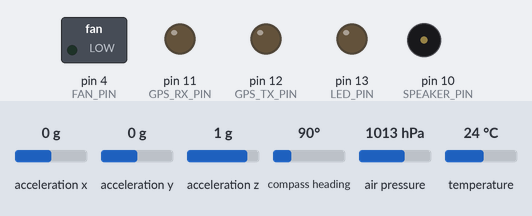
The sketch below on a simulated Arduino Uno, built with avr-gcc and run on an emulated ATmega328P. On the bench: switched loads named in the sketch (green lamp = pin HIGH), output pins drawn as LEDs (lit = HIGH), buzzer (waves = sounding). The inputs (shaded band) are chosen by the test bench; at power-on: acceleration x 0 g, acceleration y 0 g, acceleration z 1 g, compass heading 90°, air pressure 1013 hPa, temperature 24 °C. No radio packets arrive unless stated; what the sketch prints to the serial monitor is not drawn.

Above: at 0.17 s.
Timing chart, 0 to 40.0 s (numbered marks = the images above):
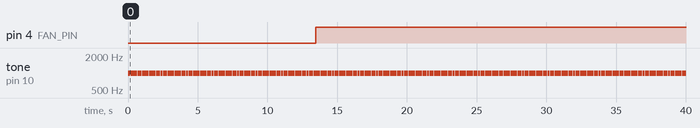

The sketch:

sat-old.ino
```cpp
#include <Adafruit_Sensor.h>
#include <Adafruit_BMP280.h>
#include <Wire.h>
#include <Adafruit_BNO055.h>
#include <SoftwareSerial.h>
//#include <TinyGPS.h>
//#include <TinyGPSPlus.h>
#include <RH_RF95.h>

#define BMP280_I2C_ADDRESS 0x76
#define BNO055_I2C_ADDRESS 0x28
#define FAN_PIN 4
#define GPS_RX_PIN 11
#define GPS_TX_PIN 12
#define LORA_RX_PIN 5
#define LORA_TX_PIN 6
#define LED_PIN 13
#define SPEAKER_PIN 10

#define FREQUENCY 433.0

Adafruit_BMP280 bmp;
Adafruit_BNO055 bno = Adafruit_BNO055(55, BNO055_I2C_ADDRESS, &Wire);
//SoftwareSerial gpsSerial(GPS_RX_PIN, GPS_TX_PIN);
//SoftwareSerial ss(GPS_RX_PIN, GPS_TX_PIN);
//TinyGPSPlus gps;
SoftwareSerial rf(LORA_RX_PIN, LORA_TX_PIN);
RH_RF95 rf95(rf);

float startaltitude; // Höhe vor dem Start vom GPS
float startpressure; // Luftdruck vor dem Start
float startaltitude2; // Höhe vor dem Start vom BMP
float startX; // GPS-Position vor dem Start, bzw. wenn es nicht mehr die indischen Koordinaten sind
float startY; // GPS-Position vor dem Start, bzw. wenn es nicht mehr die indischen Koordinaten sind
float startZ; // GPS-Position vor dem Start, bzw. wenn es nicht mehr die indischen Koordinaten sind

float temperature;
float pressure;
float altitude2;

float accelerationX;
float accelerationY;
float accelerationZ;
float rotationX;
float rotationY;
float rotationZ;
float temperature2;

float latitude;
float longitude;
float altitude;

bool fan = 0;
bool working = false;
bool landed = 0;

int sended = 0;

bool problem = false;

void setup() {
  Serial.begin(9600);

  Serial.println("Starting...");

  pinMode(LED_PIN, OUTPUT);
  digitalWrite(LED_PIN, HIGH);

  pinMode(GPS_RX_PIN, OUTPUT); // GPS-Pin auf Output setzen
  pinMode(GPS_TX_PIN, OUTPUT); // GPS-Pin auf Output setzen
  digitalWrite(GPS_RX_PIN, LOW); // Spannung auf GPS-Pin ausschalten
  digitalWrite(GPS_TX_PIN, LOW); // Spannung auf GPS-Pin ausschalten

  pinMode(FAN_PIN, OUTPUT);
  digitalWrite(FAN_PIN, LOW);

  if (!bmp.begin(BMP280_I2C_ADDRESS)) {
    Serial.println("Please connect BMP280!");
    problem = true;
  }
  if (!bno.begin()) {
    Serial.println("Please connect BNO055!");
    problem = true;
  }

  if (!rf95.init())
  {
    Serial.println("Please connect LoRa!");
    problem = true;
  }

  //gpsSerial.begin(9600);
  //ss.begin(9600);

  rf95.setFrequency(FREQUENCY);

  if (bmp.takeForcedMeasurement()) {
    startpressure = bmp.readPressure(); // Luftdruck beim einschalten (Luftdruck)
    startaltitude2 = bmp.readAltitude(); // Höhe beim einschalten (Luftdruck)
  }

  if (problem) {
    while (true) {
      digitalWrite(LED_PIN, LOW);
      delay(500);
      digitalWrite(LED_PIN, HIGH);
      delay(500);
    }
  } else {
    Serial.println("Successfully started!");
    digitalWrite(LED_PIN, LOW);
    working = true;
  }
}

float height = 700; // Dient als Test, wird durchgehend runtergesetzt
void loop() {
  Serial.println("looooooop"); // Zum Debuggen

  // BMP
  //if (bmp.takeForcedMeasurement()) {
  temperature = bmp.readTemperature();
  pressure = bmp.readPressure();
  altitude2 = bmp.readAltitude();
  //}

  // BNO
  sensors_event_t accelerometer, gyroscope;
  //bno.getEvent(&accelerometer, Adafruit_BNO055::VECTOR_ACCELEROMETER);
  bno.getEvent(&accelerometer, Adafruit_BNO055::VECTOR_LINEARACCEL); // Acceleration - Gravity
  accelerationX = accelerometer.acceleration.x;
  accelerationY = accelerometer.acceleration.y;
  accelerationZ = accelerometer.acceleration.z;

  bno.getEvent(&gyroscope, Adafruit_BNO055::VECTOR_EULER);
  rotationX = gyroscope.gyro.x;
  rotationY = gyroscope.gyro.y;
  rotationZ = gyroscope.gyro.z;

  // GPS
  //while (gpsSerial.available()) {
  // if (gps.encode(gpsSerial.read())) {
  //  gps.f_get_position(&latitude, &longitude);
  //  altitude = gps.f_altitude();
  // }
  //}

  //while (ss.available() > 0) {
  //gps.encode(ss.read());
  //if (gps.location.isUpdated()) {
  //latitude = gps.location.lat(), 3;
  //longitude = gps.location.lng(), 3;
  //}
  //}

  float bmpHeight = startaltitude2 - altitude2; // Höhe mit Luftdruck in Metern, relativ zur Höhe beim Start
  float imuHeight;
  float gpsHeight;

  if (height < 500) { // Beispielwert
    digitalWrite(FAN_PIN, HIGH); // Lüfter einschalten
    fan = 1;
  }

  sendData();

  if (height > 0) { // Nur für Test-Zwecke
    height = height - 2.5;
  }

  tone(SPEAKER_PIN, 1000);
  delay(150);
  noTone(SPEAKER_PIN);
}

void sendData() {
  send(9999990);
  send(temperature);
  send(pressure);
  send(altitude2);
  //send(9999991);
  send(accelerationX);
  send(accelerationY);
  send(accelerationZ);
  //send(9999992);
  send(rotationX);
  send(rotationY);
  send(rotationZ);
  //send(9999993);
  send(latitude);
  send(longitude);
  send(altitude);
  //send(9999994);
  send(fan);
  send(working);
  send(landed);
  //send(9999995);
  send(sended);
  send(9999991);

  sended++;
}

void send(double val) {
  uint8_t data[sizeof(double)];
  memcpy(&data, &val, sizeof(double));
  rf95.send(data, sizeof(double));
}
```

Measured:
- by itself, pin 4 (FAN_PIN): LOW → HIGH at 13.5 s
- by itself, tone on pin 10 (SPEAKER_PIN): alternates 1000 Hz for 0.15 s and silent for 0.02 s
